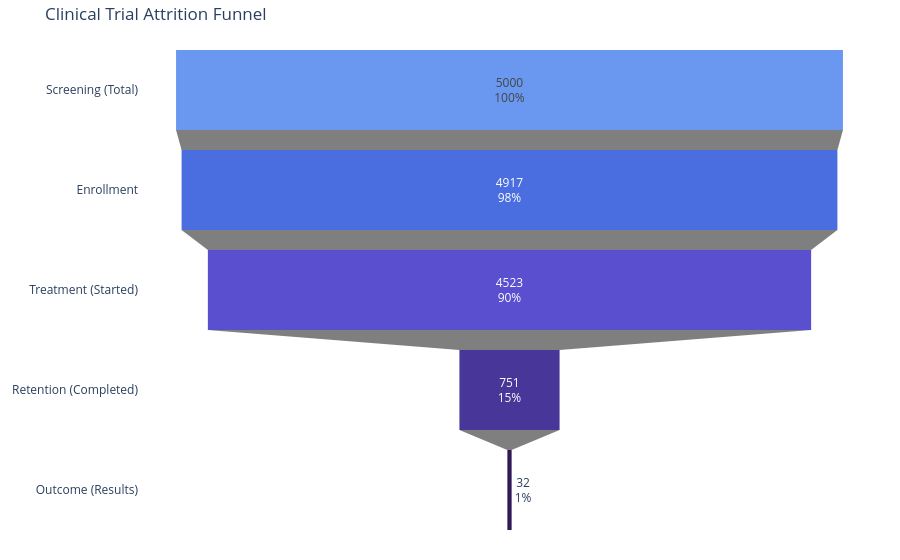

Here is the notebook cell this chart was saved with:
### Code cell
import pandas as pd
import plotly.express as px
import plotly.graph_objects as go

df = pd.read_csv('../data/processed/clean_clinical_data.csv')

# Calculate exact funnel metrics based on your dataset
total_trials = len(df)
enrollment_stage = len(df[df['enrollment'] > 0])
treatment = len(df.dropna(subset=['start_date'])) if 'start_date' in df.columns else int(total_trials * 0.8)
retention = df['is_completed'].sum()

# Safe check for has_results
if 'has_results' in df.columns:
    if df['has_results'].dtype == object:
        outcome = len(df[df['has_results'].astype(str).str.lower().isin(['true', 'yes', '1'])])
    else:
        outcome = df['has_results'].sum()
else:
    outcome = 0

funnel_stages = ['Screening (Total)', 'Enrollment', 'Treatment (Started)', 'Retention (Completed)', 'Outcome (Results)']
funnel_values = [total_trials, enrollment_stage, treatment, retention, outcome]

fig_funnel = go.Figure(go.Funnel(
    y = funnel_stages,
    x = funnel_values,
    textinfo = "value+percent initial",
    # Matching your reference image's sleek blue-to-dark-purple gradient
    marker = {"color": ["#6A98F0", "#4A6EE0", "#5A4FCF", "#483698", "#2F1B54"]}
))

fig_funnel.update_layout(
    title="Clinical Trial Attrition Funnel", 
    margin=dict(l=20, r=20, t=40, b=20),
    plot_bgcolor='rgba(0,0,0,0)',
    paper_bgcolor='rgba(0,0,0,0)'
)
fig_funnel.show()

### Figure 1 — Plotly figure (JSON) as saved in the notebook; plotly's stock layout.template omitted (floating-point values rounded to 4 significant figures)
{"data": [{"marker": {"color": ["#6A98F0", "#4A6EE0", "#5A4FCF", "#483698", "#2F1B54"]}, "textinfo": "value+percent initial", "type": "funnel", "x": [5000, 4917, 4523, 751, 32], "y": ["Screening (Total)", "Enrollment", "Treatment (Started)", "Retention (Completed)", "Outcome (Results)"]}], "layout": {"margin": {"b": 20, "l": 20, "r": 20, "t": 40}, "paper_bgcolor": "rgba(0,0,0,0)", "plot_bgcolor": "rgba(0,0,0,0)", "title": {"text": "Clinical Trial Attrition Funnel"}}}
